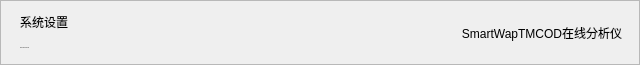
<widget class="QFrame" name="frame">
<property name="geometry">
<rect>
<x>0</x>
<y>0</y>
<width>640</width>
<height>65</height>
</rect>
</property>
<property name="whatsThis">
<string>TITLE</string>
</property>
<property name="autoFillBackground">
<bool>false</bool>
</property>
<property name="styleSheet">
<string notr="true">QFrame#frame
{
    background-color: yellow;
    border-image:url(:/images/title_background_02.png);
    color: #FFFFFF;
}
</string>
</property>
<property name="frameShape">
<enum>QFrame::StyledPanel</enum>
</property>
<property name="frameShadow">
<enum>QFrame::Raised</enum>
</property>
<widget class="QLabel" name="m_TitleName">
<property name="geometry">
<rect>
<x>20</x>
<y>10</y>
<width>200</width>
<height>23</height>
</rect>
</property>
<property name="whatsThis">
<string>LBL_01_SP</string>
</property>
<property name="styleSheet">
<string notr="true">QLabel
{
}
background-color: transparent;
color: #FFFFFF;
font:bold 22px Semhei;
</string>
</property>
<property name="text">
<string>系统设置</string>
</property>
</widget>
<widget class="QLabel" name="m_TitleProductName">
<property name="geometry">
<rect>
<x>454</x>
<y>2</y>
<width>176</width>
<height>61</height>
</rect>
</property>
<property name="whatsThis">
<string>LBL_01_SP</string>
</property>
<property name="styleSheet">
<string notr="true">QLabel
{
}
background-color: transparent;
color: #FFFFFF;
</string>
</property>
<property name="text">
<string>SmartWapTMCOD在线分析仪</string>
</property>
<property name="alignment">
<set>Qt::AlignCenter</set>
</property>
<property name="wordWrap">
<bool>true</bool>
</property>
</widget>
<widget class="QLabel" name="m_TitleTime">
<property name="geometry">
<rect>
<x>20</x>
<y>40</y>
<width>200</width>
<height>16</height>
</rect>
</property>
<property name="font">
<font>
<family>Ubuntu</family>
<pointsize>-1</pointsize>
<weight>50</weight>
<italic>false</italic>
<bold>false</bold>
</font>
</property>
<property name="whatsThis">
<string>LBL_01_SP</string>
</property>
<property name="styleSheet">
<string notr="true">QLabel
{
}
font:18px Ubuntu;
background-color: transparent;
color: #FFFFFF;
</string>
</property>
<property name="text">
<string>2017-08-01 00:00:00</string>
</property>
</widget>
</widget>
